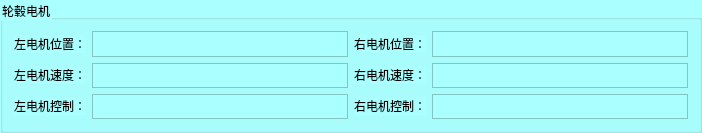
      <widget class="QGroupBox" name="groupBox">
       <property name="styleSheet">
        <string notr="true">background-color: rgb(170, 255, 255);</string>
       </property>
       <property name="title">
        <string>轮毂电机</string>
       </property>
       <layout class="QGridLayout" name="gridLayout">
        <item row="1" column="3">
         <widget class="QTextBrowser" name="rightmotorspeed">
          <property name="sizePolicy">
           <sizepolicy hsizetype="Expanding" vsizetype="Fixed">
            <horstretch>0</horstretch>
            <verstretch>0</verstretch>
           </sizepolicy>
          </property>
          <property name="maximumSize">
           <size>
            <width>16777215</width>
            <height>25</height>
           </size>
          </property>
         </widget>
        </item>
        <item row="1" column="1">
         <widget class="QTextBrowser" name="leftmotorspeed">
          <property name="sizePolicy">
           <sizepolicy hsizetype="Expanding" vsizetype="Fixed">
            <horstretch>0</horstretch>
            <verstretch>0</verstretch>
           </sizepolicy>
          </property>
          <property name="maximumSize">
           <size>
            <width>16777215</width>
            <height>25</height>
           </size>
          </property>
         </widget>
        </item>
        <item row="0" column="0">
         <widget class="QLabel" name="label">
          <property name="sizePolicy">
           <sizepolicy hsizetype="Expanding" vsizetype="Fixed">
            <horstretch>0</horstretch>
            <verstretch>0</verstretch>
           </sizepolicy>
          </property>
          <property name="text">
           <string>左电机位置：</string>
          </property>
         </widget>
        </item>
        <item row="1" column="2">
         <widget class="QLabel" name="label_6">
          <property name="sizePolicy">
           <sizepolicy hsizetype="Expanding" vsizetype="Fixed">
            <horstretch>0</horstretch>
            <verstretch>0</verstretch>
           </sizepolicy>
          </property>
          <property name="text">
           <string>右电机速度：</string>
          </property>
         </widget>
        </item>
        <item row="2" column="1">
         <widget class="QTextBrowser" name="leftmotorenable">
          <property name="sizePolicy">
           <sizepolicy hsizetype="Expanding" vsizetype="Fixed">
            <horstretch>0</horstretch>
            <verstretch>0</verstretch>
           </sizepolicy>
          </property>
          <property name="maximumSize">
           <size>
            <width>16777215</width>
            <height>25</height>
           </size>
          </property>
         </widget>
        </item>
        <item row="2" column="3">
         <widget class="QTextBrowser" name="rightmotorenable">
          <property name="sizePolicy">
           <sizepolicy hsizetype="Expanding" vsizetype="Fixed">
            <horstretch>0</horstretch>
            <verstretch>0</verstretch>
           </sizepolicy>
          </property>
          <property name="maximumSize">
           <size>
            <width>16777215</width>
            <height>25</height>
           </size>
          </property>
         </widget>
        </item>
        <item row="0" column="2">
         <widget class="QLabel" name="label_7">
          <property name="sizePolicy">
           <sizepolicy hsizetype="Expanding" vsizetype="Fixed">
            <horstretch>0</horstretch>
            <verstretch>0</verstretch>
           </sizepolicy>
          </property>
          <property name="text">
           <string>右电机位置：</string>
          </property>
         </widget>
        </item>
        <item row="1" column="0">
         <widget class="QLabel" name="label_2">
          <property name="sizePolicy">
           <sizepolicy hsizetype="Expanding" vsizetype="Fixed">
            <horstretch>0</horstretch>
            <verstretch>0</verstretch>
           </sizepolicy>
          </property>
          <property name="text">
           <string>左电机速度：</string>
          </property>
         </widget>
        </item>
        <item row="2" column="0">
         <widget class="QLabel" name="label_26">
          <property name="sizePolicy">
           <sizepolicy hsizetype="Expanding" vsizetype="Fixed">
            <horstretch>0</horstretch>
            <verstretch>0</verstretch>
           </sizepolicy>
          </property>
          <property name="text">
           <string>左电机控制：</string>
          </property>
         </widget>
        </item>
        <item row="0" column="1">
         <widget class="QTextBrowser" name="leftmotorpos">
          <property name="sizePolicy">
           <sizepolicy hsizetype="Expanding" vsizetype="Fixed">
            <horstretch>0</horstretch>
            <verstretch>0</verstretch>
           </sizepolicy>
          </property>
          <property name="maximumSize">
           <size>
            <width>16777215</width>
            <height>26</height>
           </size>
          </property>
         </widget>
        </item>
        <item row="2" column="2">
         <widget class="QLabel" name="label_25">
          <property name="sizePolicy">
           <sizepolicy hsizetype="Expanding" vsizetype="Fixed">
            <horstretch>0</horstretch>
            <verstretch>0</verstretch>
           </sizepolicy>
          </property>
          <property name="text">
           <string>右电机控制：</string>
          </property>
         </widget>
        </item>
        <item row="0" column="3">
         <widget class="QTextBrowser" name="rightmotorpos">
          <property name="sizePolicy">
           <sizepolicy hsizetype="Expanding" vsizetype="Fixed">
            <horstretch>0</horstretch>
            <verstretch>0</verstretch>
           </sizepolicy>
          </property>
          <property name="maximumSize">
           <size>
            <width>16777215</width>
            <height>26</height>
           </size>
          </property>
         </widget>
        </item>
       </layout>
      </widget>
